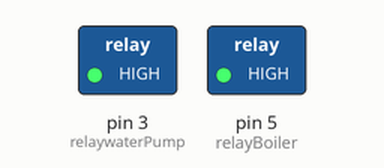
Simulated run of this sketch. Board: Arduino Uno, built with avr-gcc and run on an emulated ATmega328P. On the bench: switched loads named in the sketch (green lamp = pin HIGH). Dashed ring = blinking. What the sketch prints to the serial monitor is not drawn.

Above: at 0.5 s.
Timing chart, 0 to 4.6 s (numbered marks = the images above):
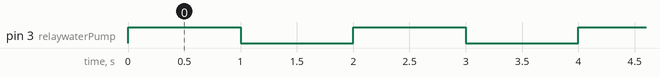

The sketch:

test.ino
```cpp
#include <Wire.h>
#include <Adafruit_MLX90614.h>
Adafruit_MLX90614 mlx = Adafruit_MLX90614();
#include <EEPROM.h>
#include <avr/wdt.h>

int relaywaterPump = 3;
// int relayIron = 4;
int relayBoiler = 5;

float maxTemperature = 110.0f;
int delayWaterPump = 15;
int waterPumpTimer = delayWaterPump + 1;

int count = 0;
int countWaterPump = 0;
int countPump = 0;
int timeWhenStart = 0;
int countDownWhenStart = 0;

void setup() {
  Serial.begin(115200);
  mlx.begin();

  pinMode(relayBoiler, OUTPUT);
  // pinMode(relayIron, OUTPUT);
  pinMode(relaywaterPump, OUTPUT);
  digitalWrite(relayBoiler, HIGH);
  // digitalWrite(relayIron, HIGH);
  digitalWrite(relaywaterPump, HIGH);
}\
void loop() {
  digitalWrite(relaywaterPump, HIGH);
  delay(1000);
  digitalWrite(relaywaterPump, LOW);
  delay(1000);
  count++;
  Serial.println(count);
}\
```

Measured:
- by itself, pin 3 (relaywaterPump): alternates HIGH for 1.0 s and LOW for 1.0 s
